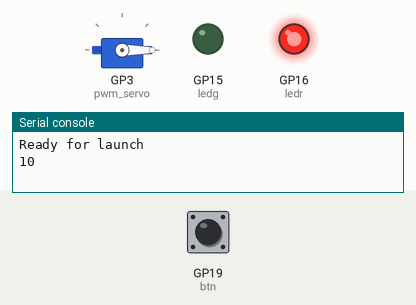
Bench run of a program on a simulated Raspberry Pi Pico running CircuitPython. Parts: servo, output pins drawn as LEDs (lit = HIGH), the last lines printed to the serial console. The test bench sets the inputs (shaded band); at power-on: GP19 (btn) HIGH. At 12.0 s the program ends and the board releases its pins; the recording ends there.

Above: at 0.1 s.
At 4.6 s:
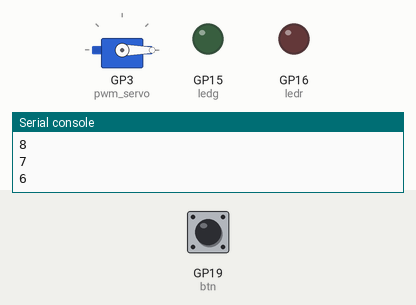
At 10.1 s:
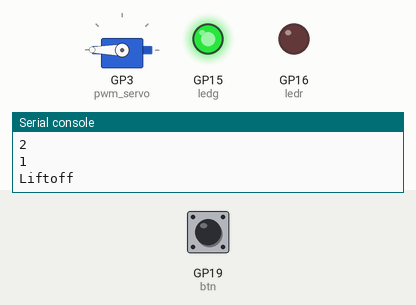
Timing chart, 0 to 12.0 s (numbered marks = the images above):
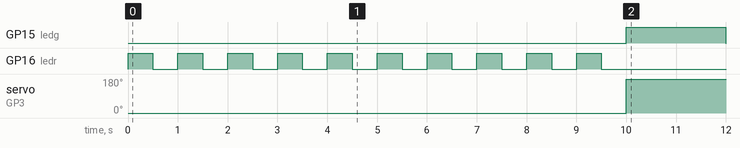

The program:

countdownservo.py
```python
#type: ignore
#Zachary Siller E4 9/15/2023
# Turn a servo 180 degrees to simulate rocket takeoff
import time
import board
import digitalio
import pwmio
from adafruit_motor import servo

ledg=digitalio.DigitalInOut(board.GP15)
ledg.direction=digitalio.Direction.OUTPUT
ledr=digitalio.DigitalInOut(board.GP16)
ledr.direction=digitalio.Direction.OUTPUT
btn = digitalio.DigitalInOut(board.GP19)
btn.pull = digitalio.Pull.DOWN
btn.direction = digitalio.Direction.INPUT
pwm_servo = pwmio.PWMOut(board.GP3, duty_cycle=2 ** 15, frequency=50) #Setup servo
servo1 = servo.Servo(pwm_servo, min_pulse=500, max_pulse=2500)

servo1.angle = 0


print("Ready for launch")


while btn.value == False:
    pass

for x in range (10,0,-1): # "-1" makes counter count down, excludes 0, so stops at 1
    print(x)
    ledr.value=True
    time.sleep(.5)
    ledr.value=False
    time.sleep(.5)

    if x <= 1:
        print("Liftoff")
        servo1.angle=180 #rotates servo
        ledg.value=True
        time.sleep(2)
        ledg.value=False
```

Measured:
- by itself, GP15 (ledg): LOW → HIGH at 10.0 s, → LOW 2.0 s later
- by itself, GP16 (ledr): alternates HIGH for 0.50 s and LOW for 0.50 s, 20 changes in all, then stays LOW
- by itself, servo on GP3 (pwm_servo): 0° → 180° at 10.0 s
